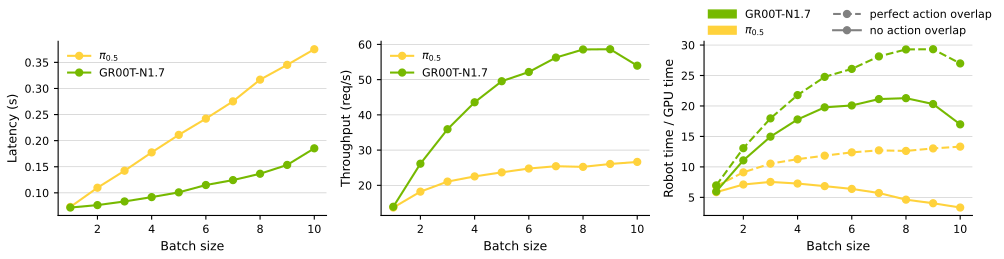

Source code (Python):
"""Plots for inference latency and throughput profiles from configs/inference_profiles.json."""

from __future__ import annotations

import json
import pathlib

import matplotlib

matplotlib.use("Agg")
import matplotlib.lines as mlines
import matplotlib.patches as mpatches
import matplotlib.pyplot as plt
import style

PROFILES_PATH = pathlib.Path(__file__).parent.parent / "configs" / "inference_profiles.json"
OUTPUT_DIR = pathlib.Path(__file__).parent


def _load_profiles(path: pathlib.Path = PROFILES_PATH) -> dict:
    return json.loads(path.read_text())


def plot_latency(
    profiles: dict,
    hw: str = "l40s",
    ax: plt.Axes | None = None,
    *,
    max_batch_size: int | None = 10,
    output_path: pathlib.Path | None = None,
) -> plt.Axes:
    """Inference latency (s) vs. batch size for each model."""
    standalone = ax is None
    if standalone:
        fig, ax = plt.subplots(figsize=(3.5, 2.8))

    for idx, (model, hw_data) in enumerate(profiles.items()):
        if hw not in hw_data:
            continue
        data = hw_data[hw]
        batch_sizes = [int(k) for k in data]
        latencies = [data[k] for k in data]
        if max_batch_size is not None:
            batch_sizes, latencies = zip(
                *[(b, l) for b, l in zip(batch_sizes, latencies) if b <= max_batch_size]
            )
        ax.plot(
            batch_sizes,
            latencies,
            marker="o",
            color=style.model_color(model, idx),
            label=style.model_label(model),
        )

    ax.set_xlabel("Batch size")
    ax.set_ylabel("Latency (s)")
    ax.legend()
    style.yonly_grid(ax)

    if standalone:
        fig.tight_layout()
        out = output_path or (OUTPUT_DIR / "latency_vs_batch.pdf")
        fig.savefig(out)
        plt.close(fig)
        print(f"Saved {out}")

    return ax


def plot_throughput(
    profiles: dict,
    hw: str = "l40s",
    ax: plt.Axes | None = None,
    *,
    max_batch_size: int | None = 10,
    output_path: pathlib.Path | None = None,
) -> plt.Axes:
    """Throughput (req/s) vs. batch size for each model."""
    standalone = ax is None
    if standalone:
        fig, ax = plt.subplots(figsize=(3.5, 2.8))

    for idx, (model, hw_data) in enumerate(profiles.items()):
        if hw not in hw_data:
            continue
        data = hw_data[hw]
        batch_sizes = [int(k) for k in data]
        throughputs = [int(k) / data[k] for k in data]
        if max_batch_size is not None:
            batch_sizes, throughputs = zip(
                *[(b, t) for b, t in zip(batch_sizes, throughputs) if b <= max_batch_size]
            )
        ax.plot(
            batch_sizes,
            throughputs,
            marker="o",
            color=style.model_color(model, idx),
            label=style.model_label(model),
        )

    ax.set_xlabel("Batch size")
    ax.set_ylabel("Throughput (req/s)")
    ax.legend()
    style.yonly_grid(ax)

    if standalone:
        fig.tight_layout()
        out = output_path or (OUTPUT_DIR / "throughput_vs_batch.pdf")
        fig.savefig(out)
        plt.close(fig)
        print(f"Saved {out}")

    return ax


def plot_robot_time_ratio(
    profiles: dict,
    hw: str = "l40s",
    ax: plt.Axes | None = None,
    *,
    chunk_length: int = 10,
    control_hz: float = 20.0,
    max_batch_size: int | None = 10,
    output_path: pathlib.Path | None = None,
) -> plt.Axes:
    """Robot time / GPU time vs. batch size for each model.

    Two curves per model:
      actual:  batch_size * (chunk_time - inf_latency) / inf_latency
      ideal:   batch_size * chunk_time / inf_latency  (no latency overhead)
    """
    chunk_time = chunk_length / control_hz  # seconds

    standalone = ax is None
    if standalone:
        fig, ax = plt.subplots(figsize=(3.5, 2.8))

    for idx, (model, hw_data) in enumerate(profiles.items()):
        if hw not in hw_data:
            continue
        data = hw_data[hw]
        batch_sizes = [int(k) for k in data]
        latencies = [data[k] for k in data]
        if max_batch_size is not None:
            batch_sizes, latencies = zip(
                *[(b, l) for b, l in zip(batch_sizes, latencies) if b <= max_batch_size]
            )

        actual = [b * (chunk_time - L) / L for b, L in zip(batch_sizes, latencies)]
        ideal = [b * chunk_time / L for b, L in zip(batch_sizes, latencies)]

        color = style.model_color(model, idx)
        ax.plot(batch_sizes, actual, linestyle="-", color=color, marker="o")
        ax.plot(batch_sizes, ideal, linestyle="--", color=color, marker="o")

    ax.set_xlabel("Batch size")
    ax.set_ylabel("Robot time / GPU time")

    # Split legend: colored patches for models, gray lines for linestyles
    model_handles = [
        mpatches.Patch(color=style.model_color(m, i), label=style.model_label(m))
        for i, m in enumerate(k for k in profiles if hw in profiles[k])
    ]
    style_handles = [
        mlines.Line2D(
            [], [], color="gray", linestyle="--", marker="o", label="perfect action overlap"
        ),
        mlines.Line2D([], [], color="gray", linestyle="-", marker="o", label="no action overlap"),
    ]
    ax.legend(
        handles=list(reversed(model_handles)) + style_handles,
        loc="lower left",
        bbox_to_anchor=(0, 1.0),
        ncol=2,
        borderaxespad=0,
        handlelength=2.5,
    )
    style.yonly_grid(ax)

    if standalone:
        fig.tight_layout()
        out = output_path or (OUTPUT_DIR / "robot_time_ratio_vs_batch.pdf")
        fig.savefig(out)
        plt.close(fig)
        print(f"Saved {out}")

    return ax


def plot_combined(
    profiles: dict,
    hw: str = "l40s",
    *,
    chunk_length: int = 10,
    control_hz: float = 20.0,
    max_batch_size: int | None = 10,
    output_path: pathlib.Path | None = None,
) -> plt.Figure:
    """Three-panel figure: latency | throughput | robot time ratio."""
    fig, axes = plt.subplots(1, 3, figsize=(10.5, 2.8))
    plot_latency(profiles, hw, axes[0], max_batch_size=max_batch_size)
    plot_throughput(profiles, hw, axes[1], max_batch_size=max_batch_size)
    plot_robot_time_ratio(
        profiles,
        hw,
        axes[2],
        chunk_length=chunk_length,
        control_hz=control_hz,
        max_batch_size=max_batch_size,
    )
    fig.tight_layout()
    out = output_path or (OUTPUT_DIR / "inference_profiles.pdf")
    fig.savefig(out)
    plt.close(fig)
    print(f"Saved {out}")
    return fig


def main() -> None:
    style.apply()
    profiles = _load_profiles()
    plot_latency(profiles)
    plot_throughput(profiles)
    plot_robot_time_ratio(profiles)
    plot_combined(profiles)


if __name__ == "__main__":
    main()
